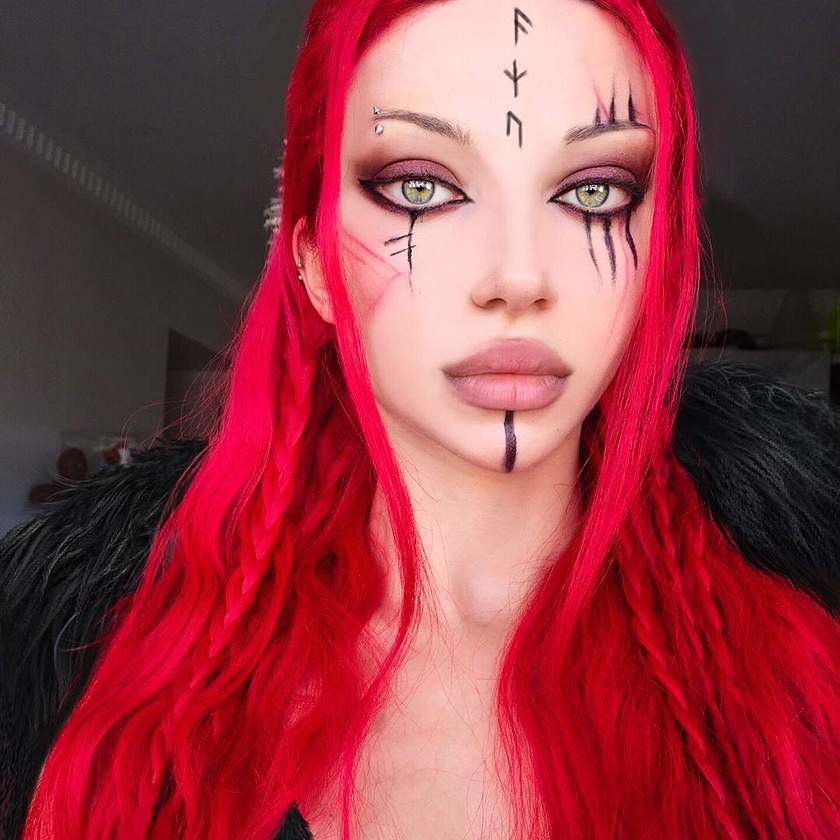
#> input picture src/fotos/rostoolhos.jpg, 840 x 840 px, shrunk from 1080 x 1080 before the run
$ python outros_parametros.py
#> lines starting #> are read from the running program, lines starting #| are printed output that depends on the picture; after the words box and inside, x2 and y2 are one past the last pixel; in counts of white or black regions, pixels touching at a corner belong together
import cv2

carrega_face = cv2.CascadeClassifier("haarcascades/haarcascade_frontalface_default.xml")
carrega_eye = cv2.CascadeClassifier("haarcascades/haarcascade_eye.xml")

image = cv2.imread("fotos/rostoolhos.jpg")
#> image is the input picture: shape (840, 840, 3); mean B, G, R 68.6, 59.4, 144.3

imagecinza = cv2.cvtColor(image, cv2.COLOR_BGR2GRAY)
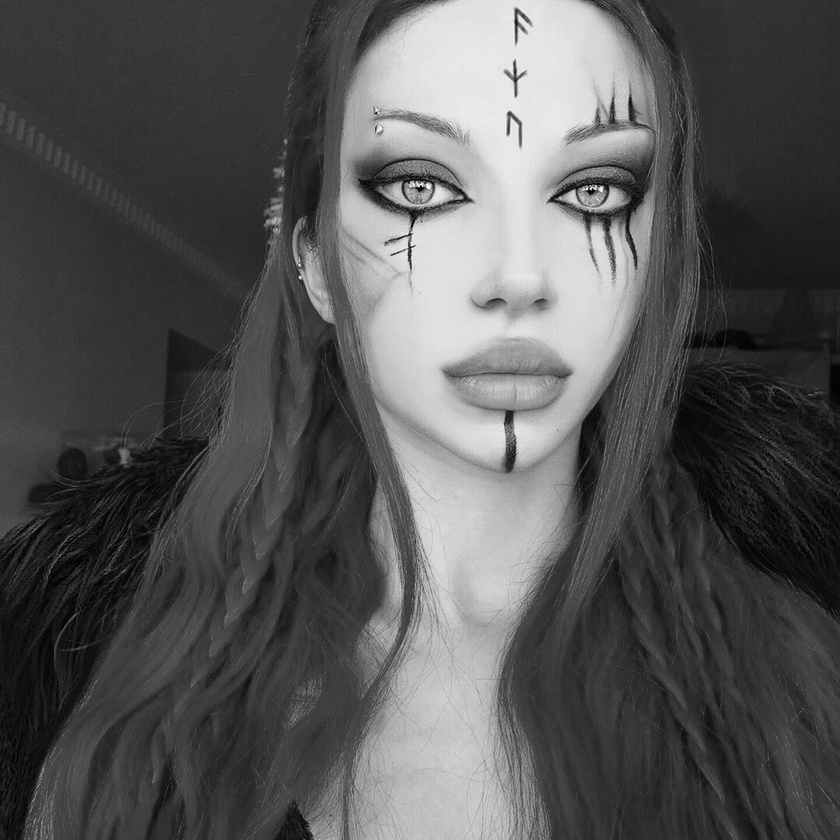
#> imagecinza: shape (840, 840); min 0, max 253, mean 85.8

faces = carrega_face.detectMultiScale(imagecinza)
#> faces = [[284, 39, 440, 440]]


for(x, y, l, a) in faces:
	leitura = cv2.rectangle(image, (x, y), (x + l, y + a), (255, 0, 255), 2)
	local_olho = leitura[y:y + a, x:x + l]

	local_olho_cinza = cv2.cvtColor(local_olho, cv2.COLOR_BGR2GRAY)

	olho = carrega_eye.detectMultiScale(local_olho_cinza, scaleFactor=1.05, minNeighbors=1, minSize=(150,150))

	for(ox, oy, ol, oa) in olho:
		cv2.rectangle(local_olho, (ox, oy), (ox + ol, oy + oa), (0, 0, 255), 2)
#> this loop made 1 pass
#> (x, y, l, a, olho) on pass 1: (284, 39, 440, 440, [[23, 62, 172, 172]])
#> pass 1, `local_olho = leitura[y:y + a, x:x + l]`:
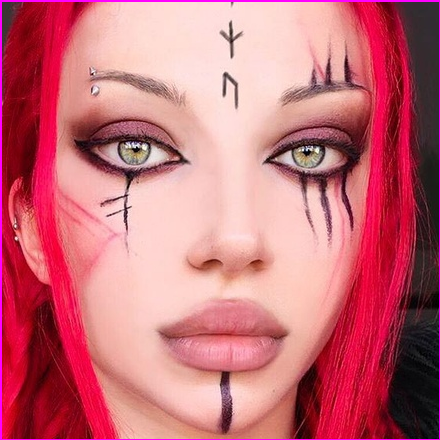
#> local_olho: shape (440, 440, 3); mean B, G, R 119.9, 108.5, 199.3
#> pass 1, `local_olho_cinza = cv2.cvtColor(local_olho, cv2.COLOR_BGR2GRAY)`:
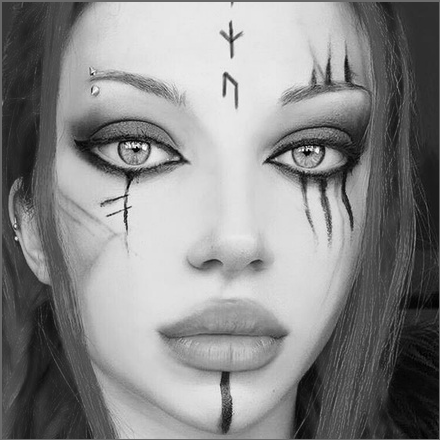
#> local_olho_cinza: shape (440, 440); min 0, max 253, mean 136.9
#> after the loop:
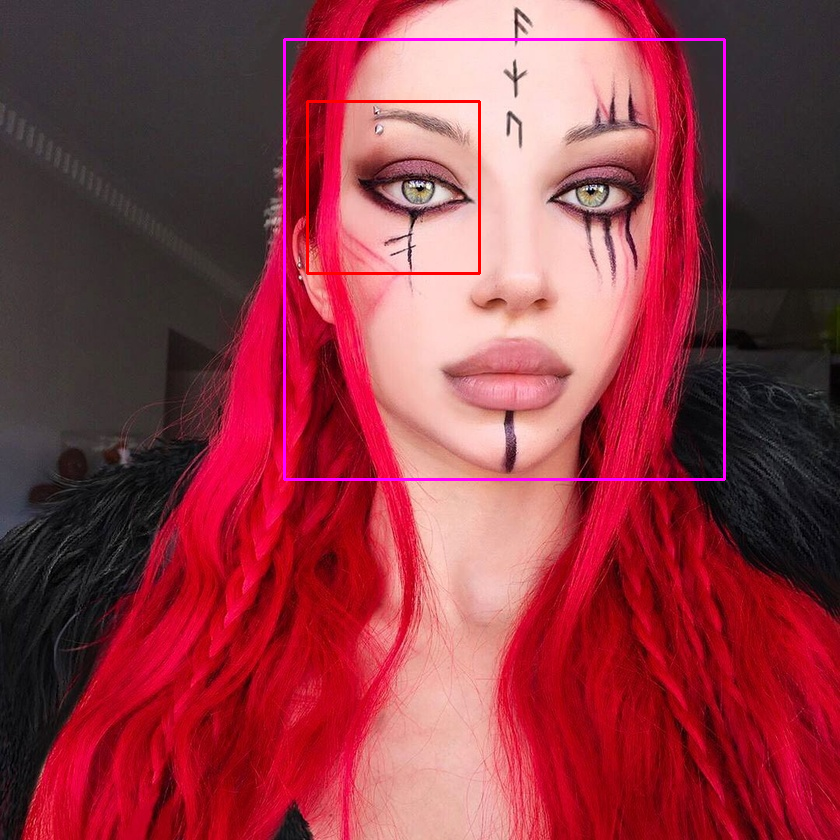
#> image: shape (840, 840, 3); 1.04% of pixels changed, all inside (x1, y1, x2, y2) = (283, 38, 726, 481)
#> after the loop:
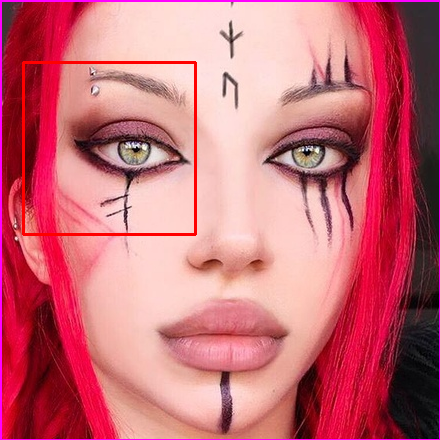
#> local_olho: shape (440, 440, 3); 1.06% of pixels changed, all inside (x1, y1, x2, y2) = (22, 61, 197, 236)

cv2.imshow("Faces", image)
cv2.waitKey()

$ run again, with src/fotos/image1.jpg copied over src/fotos/rostoolhos.jpg
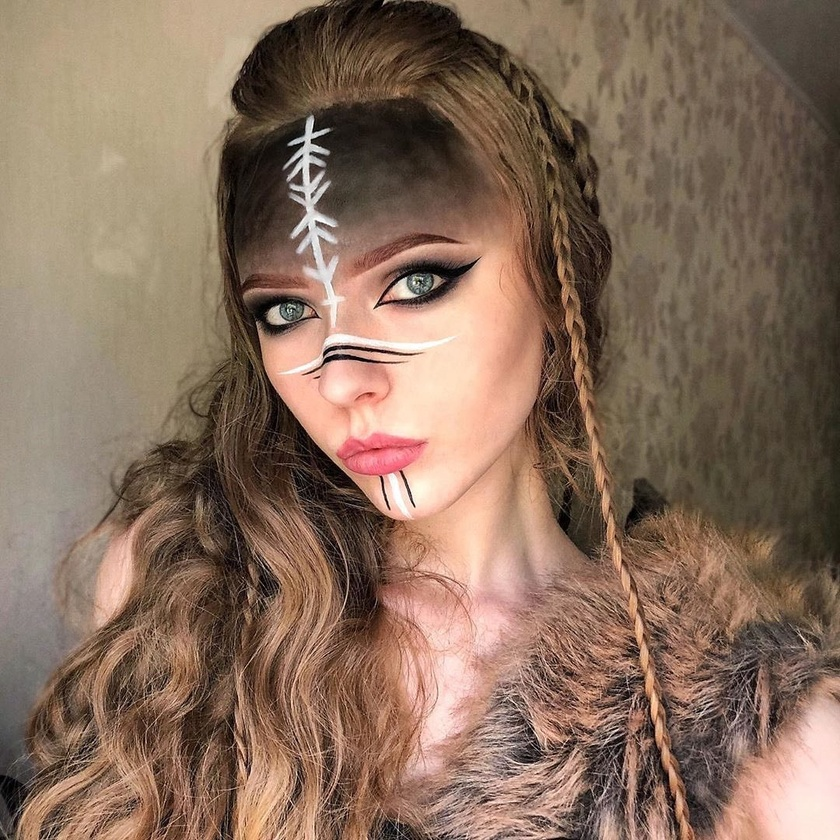
#> input picture src/fotos/image1.jpg, 840 x 840 px, shrunk from 1080 x 1080 before the run
#> image is the input picture: shape (840, 840, 3); mean B, G, R 92.3, 110, 135.7
#> `imagecinza = cv2.cvtColor(image, cv2.COLOR_BGR2GRAY)`:
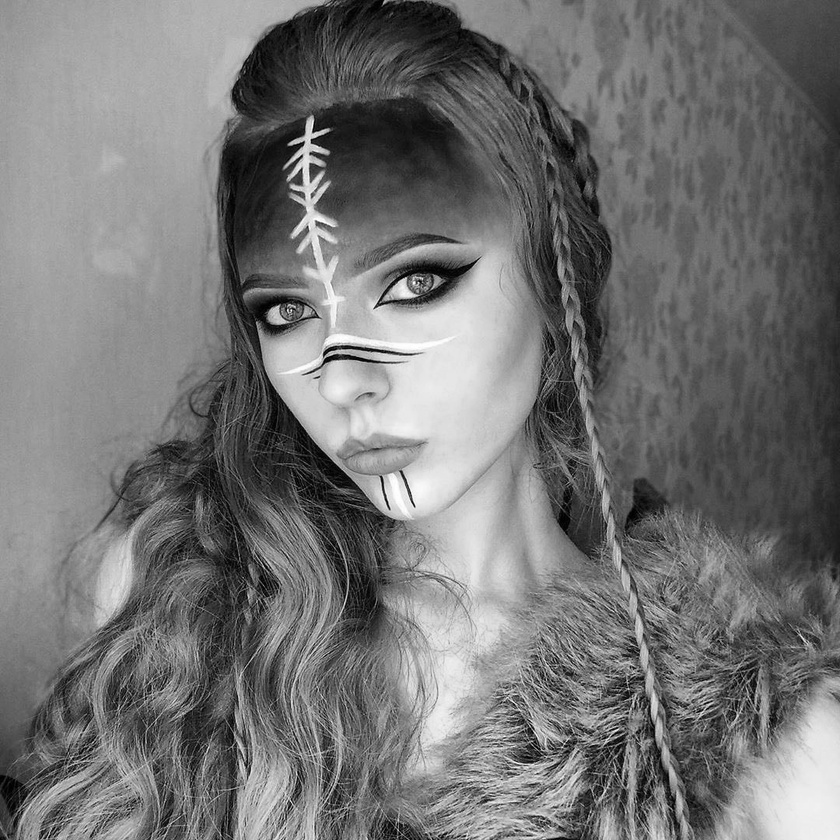
#> imagecinza: shape (840, 840); min 0, max 255, mean 115.7
#> faces = [[582, 124, 56, 56], [302, 205, 61, 61], [392, 534, 169, 169]]
#> the loop `for(x, y, l, a) in faces:` made 3 passes
#> after the loop `for(x, y, l, a) in faces:`:
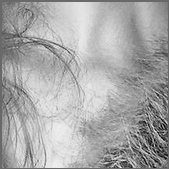
#> local_olho_cinza: shape (169, 169); min 7, max 242, mean 168.3
